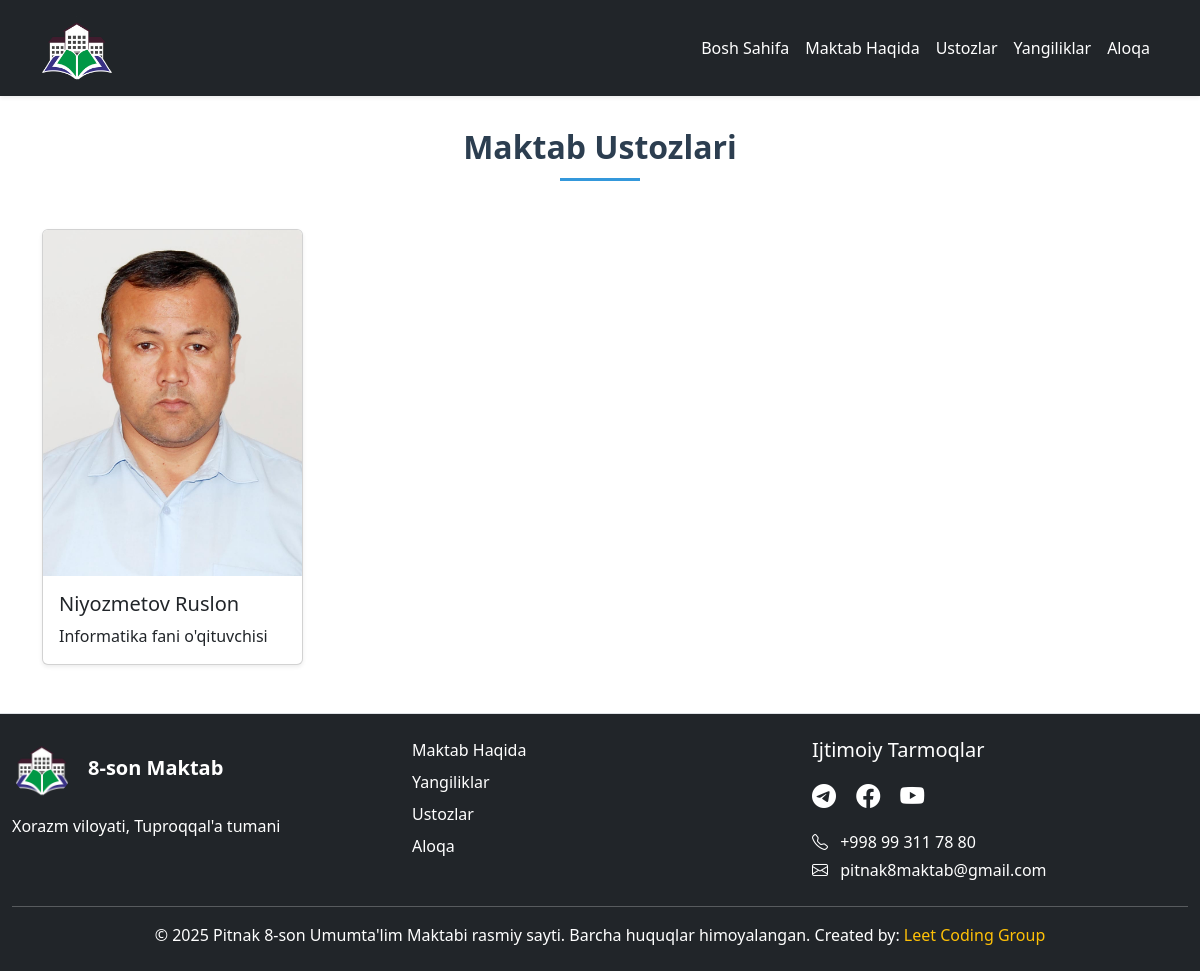
Before: /teachers/ with the older database file.
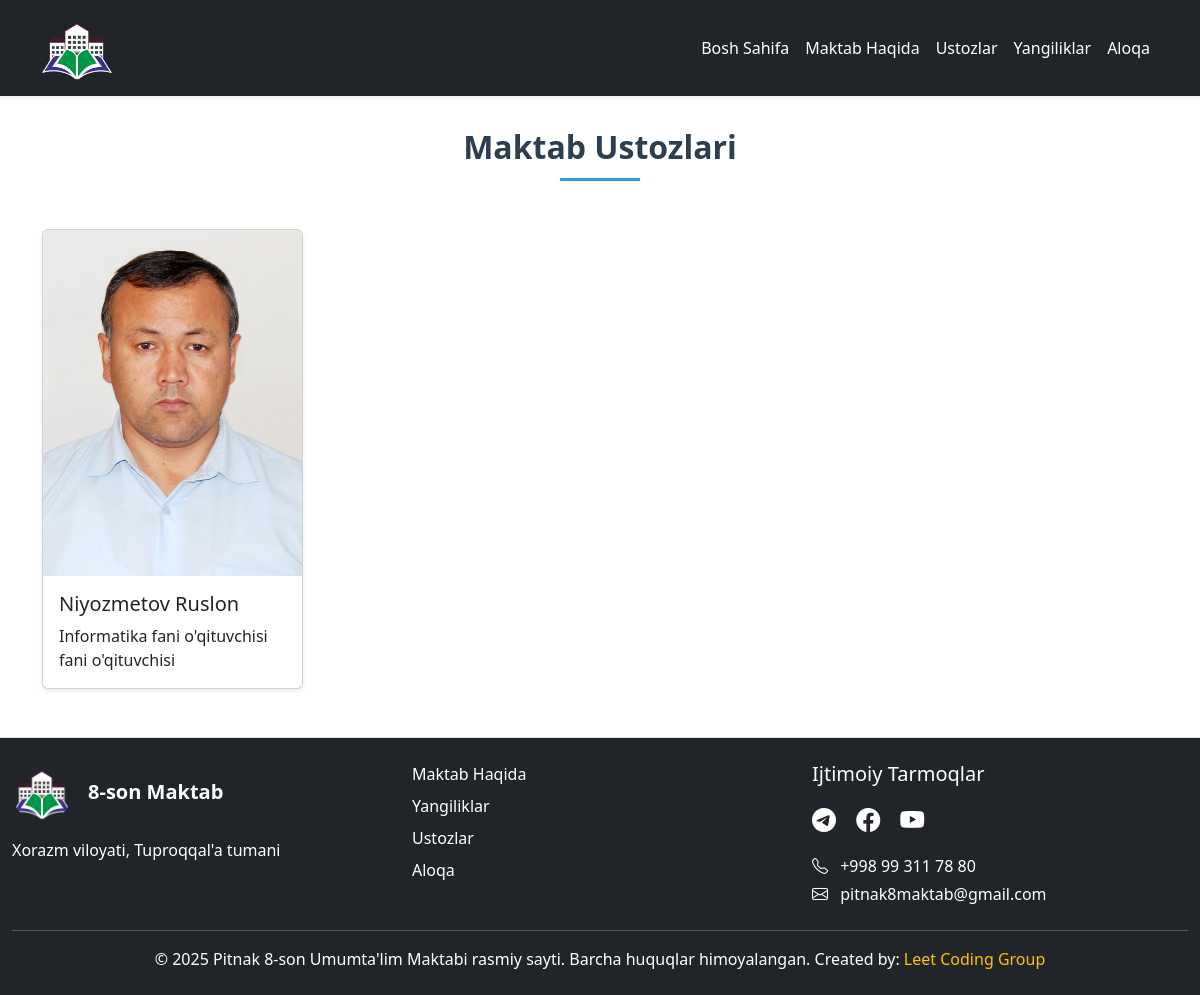
After: the same page with the newer database file.
### home/models.py (models this page shows, shortened)
class Teacher(models.Model):
    name = models.CharField(max_length=100, verbose_name="Ism")
    subject = models.CharField(max_length=100, verbose_name="Fan")
    photo = models.ImageField(upload_to='teachers_photos/', verbose_name="Rasm")
    class Meta:
        verbose_name = "Ustoz"
        verbose_name_plural = "Ustozlar"

### home/views.py (the view)
# urls.py: path('teachers/', teachers_view, name='teachers'),
def teachers_view(request):
    teachers = Teacher.objects.all()
    return render(request, 'teachers.html', {'teachers': teachers})

### templates/teachers.html (shortened to what this page needs)
{% extends 'base.html' %}
{% load static %}
{% block content %}
<main style="padding-top: 80px;">
    <h2 class="text-center mb-5 section-title fw-bold">Maktab Ustozlari</h2>
</main>
<div class="row g-4">
    {% for teacher in teachers %}
    <div class="col-md-6 col-lg-3">
        <div class="card h-100 teacher-card shadow-sm">
            <img src="{{ teacher.photo.url }}" class="card-img-top" alt="{{ teacher.name }}">
            <div class="card-body">
                <h5 class="card-title">{{ teacher.name }}</h5>
                <p class="card-text">{{ teacher.subject }} fani o'qituvchisi</p>
            </div>
        </div>
    </div>
    {% endfor %}
</div>
{% endblock %}

Changed rows visible on the page:
changed Teacher "Niyozmetov Ruslon": subject "Informatika" → "Informatika fani o'qituvchisi"
